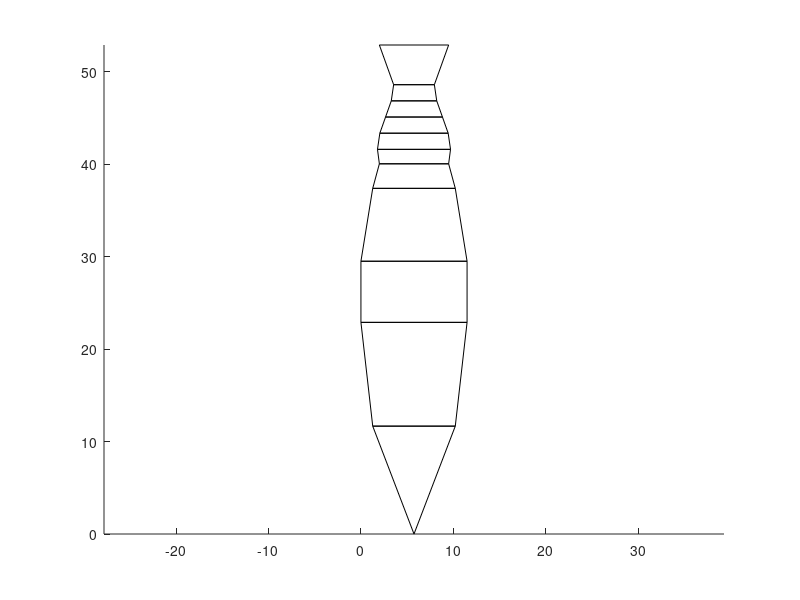

Reproduce this figure in MATLAB.
% split a cylindrical shape into lunes
% input curve is assumed to be along an edge between lunes
clear;
%clc;

%%%%%%%%%%%%%%%%%%%%%%%%%%%%%%%%%%%%%%%%%%%%%%%%%%%%%%%%%%%%%%%%
% USER INPUTS

d = 30;   % max diameter in cm
m = 8;   % number of lunes
z = 90;  % accurate curves
curved = false; % false = flat material like cardboard
                % true = bendable EVA foam

p = [0        ,                              1.5* sind(-40);
     cosd(-40),                              1.5* sind(-40);
     cosd(-10),                              1.5* sind(-10);
     cosd( 10),                              1  * sind( 10);
     cosd( 40),                              1  * sind( 40);
     cosd( 50),                              1  * sind( 50);
     %cosd( 50) + 0.15*(cosd(-40)-cosd(-40)), 1  * sind( 50) + 0.15*(sind(-40)-sind(-40));
     cosd( 50) + 0.15*(cosd(  0)-cosd(-40)), 1  * sind( 50) + 0.15*(sind(  0)-sind(-40));
     cosd( 50) + 0.15*(cosd( 45)-cosd(-40)), 1  * sind( 50) + 0.15*(sind( 45)-sind(-40));
     cosd( 50) + 0.15*(cosd( 90)-cosd(-40)), 1  * sind( 50) + 0.15*(sind( 90)-sind(-40));
     cosd( 50) + 0.15*(cosd(135)-cosd(-40)), 1  * sind( 50) + 0.15*(sind(135)-sind(-40));
     cosd( 50) + 0.15*(cosd(180)-cosd(-40)), 1  * sind( 50) + 0.15*(sind(180)-sind(-40));
     cosd( 50),                              1  * sind( 50);
     ];

connections = [1, 1, 1, 1, 1, 1, 1, 1, 2, 2, 2, 2;
               1, 1, 1, 1, 1, 1, 1, 1, 2, 2, 2, 2;
               1, 1, 1, 1, 1, 1, 1, 1, 2, 2, 2, 2;
               1, 1, 1, 1, 1, 1, 1, 1, 2, 2, 2, 2;
               1, 1, 1, 1, 1, 1, 1, 1, 2, 2, 2, 2;
               4, 1, 1, 1, 1, 1, 1, 3, 3, 4, 4, 4;
               4, 4, 4, 1, 1, 5, 3, 3, 3, 4, 4, 4;
               4, 4, 7, 5, 5, 5, 5, 3, 3, 3, 4, 4;
               6, 7, 7, 5, 5, 5, 5, 8, 3, 6, 6, 4;
               6, 7, 7, 7, 7, 8, 8, 8, 8, 6, 6, 6;
               8, 8, 8, 8, 8, 8, 8, 8, 8, 8, 8, 8;
               ];
connections = flipud(connections);

%%%%%%%%%%%%%%%%%%%%%%%%%%%%%%%%%%%%%%%%%%%%%%%%%%%%%%%%%%%%%%%%
% CALCULATED VALUES

c = pi*d;
r = d/2;

x = p(:,1);
y = p(:,2);
n = numel(x);
% scale
s = r / max(x);
x = s * x;
y = s * y;

phi = 2 * pi / m;

%%%%%%%%%%%%%%%%%%%%%%%%%%%%%%%%%%%%%%%%%%%%%%%%%%%%%%%%%%%%%%%%
% 3D PARTS

x3 = NaN * ones((n + 1)*m + (m+2)*n, 1);
z3 = NaN * ones((n + 1)*m + (m+2)*n, 1);
y3 = NaN * ones((n + 1)*m + (m+2)*n, 1);
% vertical
for ii = 1:m
    offset = (n+1)*(ii-1);
    indices = offset + (1:n);
    theta = phi * (ii - 1);
    x3(indices) = x * sin(theta);
    z3(indices) = x * cos(theta);
    y3(indices) = y;
end
% horizontal
for ii = 1:n
    offset = (n + 1)*m + (m+1)*(ii-1);
    indices = offset + (1:m+1);
    theta = linspace(0,2*pi,m+1);
    x3(indices) = x(ii) * sin(theta);
    z3(indices) = x(ii) * cos(theta);
    y3(indices) = y(ii) * ones(m+1,1);
end

% squares for one lune
x3s = NaN*ones(1,(n-1)*6);
y3s = NaN*ones(1,(n-1)*6);
z3s = NaN*ones(1,(n-1)*6);
for ii = 1:n-1
    x3s((ii-1)*6 + 1) =  x(ii + 0) * sin(0);
    x3s((ii-1)*6 + 2) =  x(ii + 0) * sin(phi);
    x3s((ii-1)*6 + 3) =  x(ii + 1) * sin(phi);
    x3s((ii-1)*6 + 4) =  x(ii + 1) * sin(0);
    x3s((ii-1)*6 + 5) =  x(ii + 0) * sin(0);

    y3s((ii-1)*6 + 1) =  y(ii + 0);
    y3s((ii-1)*6 + 2) =  y(ii + 0);
    y3s((ii-1)*6 + 3) =  y(ii + 1);
    y3s((ii-1)*6 + 4) =  y(ii + 1);
    y3s((ii-1)*6 + 5) =  y(ii + 0);

    z3s((ii-1)*6 + 1) =  x(ii + 0) * cos(0);
    z3s((ii-1)*6 + 2) =  x(ii + 0) * cos(phi);
    z3s((ii-1)*6 + 3) =  x(ii + 1) * cos(phi);
    z3s((ii-1)*6 + 4) =  x(ii + 1) * cos(0);
    z3s((ii-1)*6 + 5) =  x(ii + 0) * cos(0);
end
y3s = y3s - min(y);

% squares for all lunes (complete)
lxfs = numel(x3s);
xfsc = [];
yfsc = [];
zfsc = [];
for jj = 1:m
    theta = jj * phi;
    for ii = 1:n-1
        x3sc((jj-1)*lxfs + (ii-1)*6 + 1) =  x(ii + 0) * sin(theta + 0);
        x3sc((jj-1)*lxfs + (ii-1)*6 + 2) =  x(ii + 0) * sin(theta + phi);
        x3sc((jj-1)*lxfs + (ii-1)*6 + 3) =  x(ii + 1) * sin(theta + phi);
        x3sc((jj-1)*lxfs + (ii-1)*6 + 4) =  x(ii + 1) * sin(theta + 0);
        x3sc((jj-1)*lxfs + (ii-1)*6 + 5) =  x(ii + 0) * sin(theta + 0);
    
        y3sc((jj-1)*lxfs + (ii-1)*6 + 1) =  y(ii + 0);
        y3sc((jj-1)*lxfs + (ii-1)*6 + 2) =  y(ii + 0);
        y3sc((jj-1)*lxfs + (ii-1)*6 + 3) =  y(ii + 1);
        y3sc((jj-1)*lxfs + (ii-1)*6 + 4) =  y(ii + 1);
        y3sc((jj-1)*lxfs + (ii-1)*6 + 5) =  y(ii + 0);
    
        z3sc((jj-1)*lxfs + (ii-1)*6 + 1) =  x(ii + 0) * cos(theta + 0);
        z3sc((jj-1)*lxfs + (ii-1)*6 + 2) =  x(ii + 0) * cos(theta + phi);
        z3sc((jj-1)*lxfs + (ii-1)*6 + 3) =  x(ii + 1) * cos(theta + phi);
        z3sc((jj-1)*lxfs + (ii-1)*6 + 4) =  x(ii + 1) * cos(theta + 0);
        z3sc((jj-1)*lxfs + (ii-1)*6 + 5) =  x(ii + 0) * cos(theta + 0);
    end
end



%%%%%%%%%%%%%%%%%%%%%%%%%%%%%%%%%%%%%%%%%%%%%%%%%%%%%%%%%%%%%%%%
% FLAT PARTS

xf = x * sin(phi/2);
yf = ones(size(xf));
yc = 0;
for ii = 1:n-1
    yf(ii) = yc;
    dy = y(ii+1) - y(ii);
    dx = x(ii+1) - x(ii);
    yc = yc + sqrt(dy*dy + dx*dx);
end
yf(n) = yc;

% squares for one lune
xfs = NaN*ones(1,(n-1)*6);
yfs = NaN*ones(1,(n-1)*6);
for ii = 1:n-1
    xfs((ii-1)*6 + 1) =  xf(ii + 0);
    xfs((ii-1)*6 + 2) = -xf(ii + 0);
    xfs((ii-1)*6 + 3) = -xf(ii + 1);
    xfs((ii-1)*6 + 4) =  xf(ii + 1);
    xfs((ii-1)*6 + 5) =  xf(ii + 0);

    yfs((ii-1)*6 + 1) =  yf(ii + 0);
    yfs((ii-1)*6 + 2) =  yf(ii + 0);
    yfs((ii-1)*6 + 3) =  yf(ii + 1);
    yfs((ii-1)*6 + 4) =  yf(ii + 1);
    yfs((ii-1)*6 + 5) =  yf(ii + 0);
end

% bottom corner in 0,0
xfs = xfs - min(xfs);
yfs = yfs - min(yfs);
dxfs = max(xfs);

% squares for all lunes (complete)
lxfs = numel(xfs);
xfsc = [];
yfsc = [];
for ii = 0:m-1
    xfsc = [xfsc, xfs + (dxfs*ii)];
    yfsc = [yfsc, yfs            ];
end

%%%%%%%%%%%%%%%%%%%%%%%%%%%%%%%%%%%%%%%%%%%%%%%%%%%%%%%%%%%%%%%%
% BREAK APART

if (size(connections, 1) == m) && (size(connections, 2) == n)
    connections = connections(:); % flatten
    uniqueIds = unique(connections);
    idCount = numel(uniqueIds);
    pieces = cell(idCount,1);
    for ii = 1:idCount
        pieces{ii} = find(connections == uniqueIds(ii));
    end
    
    colors = zeros(idCount, 3);
    for ii = 1:idCount
        colors(ii,:) = hsv2rgb([(ii-1)/idCount, 0.9, 0.6]);
    end
end

%%%%%%%%%%%%%%%%%%%%%%%%%%%%%%%%%%%%%%%%%%%%%%%%%%%%%%%%%%%%%%%%
% 3D PLOT

if false
    figure(1);
    clf;
    hold on;
    
    plot3(x3, z3, y3, 'k');
    
    view([45 30]);
    axis('equal');
    axis('off');
    hold off;
    
    %saveas(1, 'pot_wireframe.svg')
end

%%%%%%%%%%%%%%%%%%%%%%%%%%%%%%%%%%%%%%%%%%%%%%%%%%%%%%%%%%%%%%%%
% FLAT LUNE PLOT

if false
    figure(2);
    clf;
    hold on;
    
    plot(xf, yf, 'k');
    
    axis('equal');
    hold off;
    
    %saveas(1, 'pot_flat.svg')
end

%%%%%%%%%%%%%%%%%%%%%%%%%%%%%%%%%%%%%%%%%%%%%%%%%%%%%%%%%%%%%%%%
% FLAT LUNES ON SHEET PLOT

if true
    figure(3);
    clf;
    hold on;
    
    ii = 1:numel(xfsc)/m;
    plot(xfsc(ii), yfsc(ii), 'k');

    %plot(xfsc, yfsc, 'k');

    %for ii = 1:numel(pieces)
    %    pieceIDs = pieces{ii};
    %    pieceColor = colors(ii,:);
    %    for jj = 1:numel(pieceIDs)
    %        ind = (pieceIDs(jj)-1)*6;
    %        fill(xfsc(ind+1:ind+4), yfsc(ind+1:ind+4), pieceColor);
    %    end
    %end

    axis('equal');
    hold off;
    
    %saveas(1, 'pot_flat.svg')
end

%%%%%%%%%%%%%%%%%%%%%%%%%%%%%%%%%%%%%%%%%%%%%%%%%%%%%%%%%%%%%%%%
% BROKEN PLOT

if false
    figure(4);
    clf;
    hold on;
    
    %plot(xfsc, yfsc, 'k');
    centerOfPot = [0, 0, (max(y) / 2)];
    for ii = 1:numel(pieces)
        pieceIDs = pieces{ii};
        pieceColor = colors(ii,:);

        xMid = 0;
        zMid = 0;
        yMid = 0;
        for jj = 1:numel(pieceIDs)
            ind = (pieceIDs(jj)-1)*6;
            xMid = xMid + sum(x3sc(ind+1:ind+4));
            zMid = zMid + sum(z3sc(ind+1:ind+4));
            yMid = yMid + sum(y3sc(ind+1:ind+4));
        end
        xMid = xMid / (4 * numel(pieceIDs));
        zMid = zMid / (4 * numel(pieceIDs));
        yMid = yMid / (4 * numel(pieceIDs));
        xMid = 0.3*d * xMid / norm([xMid, zMid, yMid], 2);
        zMid = 0.3*d * zMid / norm([xMid, zMid, yMid], 2);
        yMid = 0.3*d * yMid / norm([xMid, zMid, yMid], 2);

        for jj = 1:numel(pieceIDs)
            ind = (pieceIDs(jj)-1)*6;
            plot3(x3sc(ind+1:ind+5) + xMid, 
                  z3sc(ind+1:ind+5) + zMid, 
                  y3sc(ind+1:ind+5) + yMid, 
                  'Color', pieceColor,
                  'LineWidth', 2.0);
        end
    end
    
    axis('equal');
    hold off;
    
    %saveas(1, 'pot_broken.svg')
end
